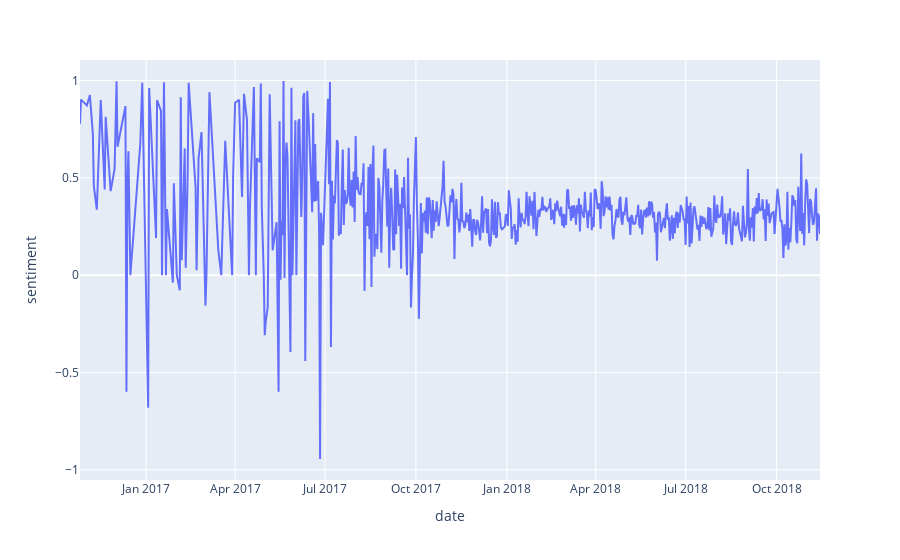

Write notebook code for a chart like this one.
### Code cell
# def plot_sentiment_time_series(sentiment_arr)

groupby1 = wallstreet.groupby('post_date_only')['compound_sentiment'].mean()
daily_sentiment = pd.DataFrame(groupby1).reset_index()
daily_sentiment.columns=['date', 'sentiment']
fig = px.line(data_frame=daily_sentiment, x='date', y='sentiment')#, labels= {'date': 'Date', 'count': '# of Posts'})
fig.show();

### Figure 1 — Plotly figure (JSON) as saved in the notebook; plotly's stock layout.template omitted (floating-point values rounded to 4 significant figures; data arrays with more than 128 entries replaced by an {"elided": "..."} marker saying what was removed)
{"data": [{"hovertemplate": "date=%{x}<br>sentiment=%{y}<extra></extra>", "legendgroup": "", "line": {"color": "#636efa", "dash": "solid"}, "mode": "lines", "name": "", "orientation": "v", "showlegend": false, "type": "scatter", "x": {"elided": "612 str values"}, "xaxis": "x", "y": {"elided": "612 float values"}, "yaxis": "y"}], "layout": {"autosize": true, "legend": {"tracegroupgap": 0}, "margin": {"t": 60}, "xaxis": {"anchor": "y", "autorange": true, "domain": [0, 1], "range": ["2016-10-26", "2018-11-14"], "title": {"text": "date"}, "type": "date"}, "yaxis": {"anchor": "x", "autorange": true, "domain": [0, 1], "range": [-1.052, 1.106], "title": {"text": "sentiment"}, "type": "linear"}}}
